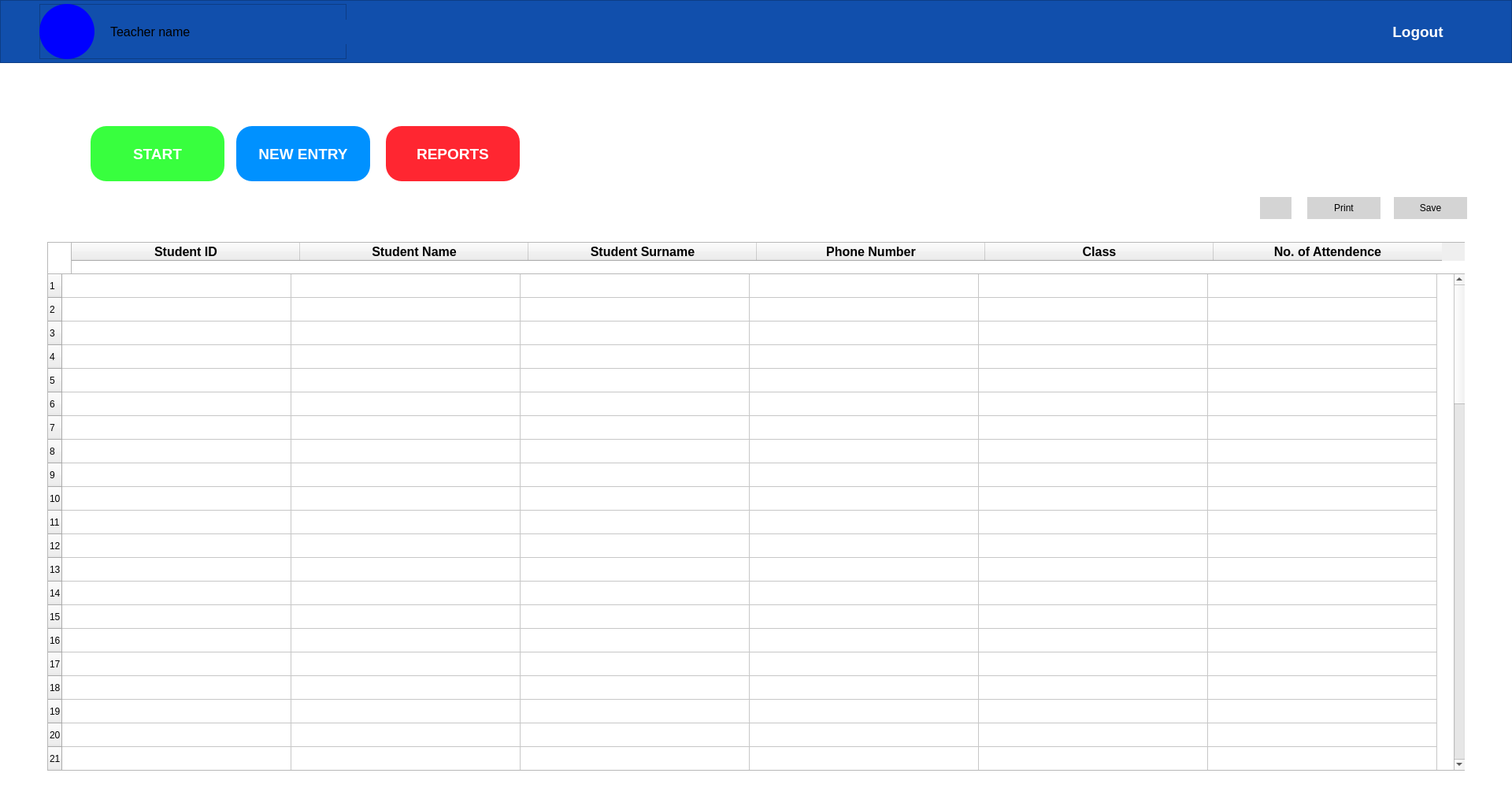
<?xml version="1.0" encoding="UTF-8"?>
<ui version="4.0">
 <class>MainWindow</class>
 <widget class="QMainWindow" name="MainWindow">
  <property name="geometry">
   <rect>
    <x>0</x>
    <y>0</y>
    <width>1920</width>
    <height>1000</height>
   </rect>
  </property>
  <property name="windowTitle">
   <string>MainWindow</string>
  </property>
  <property name="styleSheet">
   <string notr="true">QPushButton{
border-radius :20%;
color: rgb(255, 255, 255); 
}

QMainWindow{
background-color: rgb(255, 255, 255);
}</string>
  </property>
  <widget class="QWidget" name="centralwidget">
   <widget class="QFrame" name="top_bar">
    <property name="geometry">
     <rect>
      <x>0</x>
      <y>0</y>
      <width>1920</width>
      <height>80</height>
     </rect>
    </property>
    <property name="styleSheet">
     <string notr="true">background-color: rgb(17, 79, 172);</string>
    </property>
    <property name="frameShape">
     <enum>QFrame::StyledPanel</enum>
    </property>
    <property name="frameShadow">
     <enum>QFrame::Raised</enum>
    </property>
    <widget class="QFrame" name="idenity">
     <property name="geometry">
      <rect>
       <x>50</x>
       <y>5</y>
       <width>390</width>
       <height>70</height>
      </rect>
     </property>
     <property name="frameShape">
      <enum>QFrame::StyledPanel</enum>
     </property>
     <property name="frameShadow">
      <enum>QFrame::Raised</enum>
     </property>
     <widget class="QLabel" name="profile">
      <property name="geometry">
       <rect>
        <x>0</x>
        <y>0</y>
        <width>70</width>
        <height>70</height>
       </rect>
      </property>
      <property name="styleSheet">
       <string notr="true">border-radius:35%;
background-color: rgb(0, 0, 255);</string>
      </property>
      <property name="text">
       <string/>
      </property>
      <property name="textFormat">
       <enum>Qt::PlainText</enum>
      </property>
      <property name="pixmap">
       <pixmap>../gui/icons/profile.png</pixmap>
      </property>
      <property name="scaledContents">
       <bool>true</bool>
      </property>
     </widget>
     <widget class="QLabel" name="t_name">
      <property name="geometry">
       <rect>
        <x>90</x>
        <y>20</y>
        <width>301</width>
        <height>31</height>
       </rect>
      </property>
      <property name="font">
       <font>
        <pointsize>12</pointsize>
       </font>
      </property>
      <property name="text">
       <string>Teacher name</string>
      </property>
     </widget>
    </widget>
    <widget class="QPushButton" name="logout_btn">
     <property name="geometry">
      <rect>
       <x>1710</x>
       <y>20</y>
       <width>181</width>
       <height>41</height>
      </rect>
     </property>
     <property name="font">
      <font>
       <pointsize>14</pointsize>
       <weight>75</weight>
       <bold>true</bold>
      </font>
     </property>
     <property name="cursor">
      <cursorShape>PointingHandCursor</cursorShape>
     </property>
     <property name="text">
      <string>Logout</string>
     </property>
     <property name="icon">
      <iconset>
       <normaloff>../gui/icons/logout.png</normaloff>../gui/icons/logout.png</iconset>
     </property>
    </widget>
   </widget>
   <widget class="QPushButton" name="start_btn">
    <property name="geometry">
     <rect>
      <x>115</x>
      <y>160</y>
      <width>170</width>
      <height>70</height>
     </rect>
    </property>
    <property name="font">
     <font>
      <family>MS Shell Dlg 2</family>
      <pointsize>14</pointsize>
      <weight>75</weight>
      <bold>true</bold>
     </font>
    </property>
    <property name="cursor">
     <cursorShape>PointingHandCursor</cursorShape>
    </property>
    <property name="styleSheet">
     <string notr="true">QPushButton{
background-color: rgb(56, 255, 62);
}
QPushButton:hover{
background-color: rgb(4, 240, 0);
}</string>
    </property>
    <property name="text">
     <string>START</string>
    </property>
   </widget>
   <widget class="QPushButton" name="insert_btn">
    <property name="geometry">
     <rect>
      <x>300</x>
      <y>160</y>
      <width>170</width>
      <height>70</height>
     </rect>
    </property>
    <property name="font">
     <font>
      <pointsize>14</pointsize>
      <weight>75</weight>
      <bold>true</bold>
     </font>
    </property>
    <property name="cursor">
     <cursorShape>PointingHandCursor</cursorShape>
    </property>
    <property name="styleSheet">
     <string notr="true">QPushButton{
background-color: rgb(0, 145, 255);
color:#ffffff;
}
QPushButton:hover{
background-color: rgb(1, 98, 255);
}</string>
    </property>
    <property name="text">
     <string>NEW ENTRY</string>
    </property>
   </widget>
   <widget class="QPushButton" name="report_btn">
    <property name="geometry">
     <rect>
      <x>490</x>
      <y>160</y>
      <width>170</width>
      <height>70</height>
     </rect>
    </property>
    <property name="font">
     <font>
      <pointsize>14</pointsize>
      <weight>75</weight>
      <bold>true</bold>
     </font>
    </property>
    <property name="cursor">
     <cursorShape>PointingHandCursor</cursorShape>
    </property>
    <property name="styleSheet">
     <string notr="true">QPushButton{
background-color: rgb(255, 38, 49);
}
QPushButton:hover{
background-color: rgb(216, 0, 3);
}
</string>
    </property>
    <property name="text">
     <string>REPORTS</string>
    </property>
   </widget>
   <widget class="QFrame" name="table">
    <property name="geometry">
     <rect>
      <x>60</x>
      <y>307</y>
      <width>1800</width>
      <height>671</height>
     </rect>
    </property>
    <property name="frameShape">
     <enum>QFrame::StyledPanel</enum>
    </property>
    <property name="frameShadow">
     <enum>QFrame::Raised</enum>
    </property>
    <widget class="QTableWidget" name="header_table">
     <property name="geometry">
      <rect>
       <x>30</x>
       <y>0</y>
       <width>1801</width>
       <height>41</height>
      </rect>
     </property>
     <property name="editTriggers">
      <set>QAbstractItemView::NoEditTriggers</set>
     </property>
     <attribute name="horizontalHeaderVisible">
      <bool>true</bool>
     </attribute>
     <attribute name="horizontalHeaderDefaultSectionSize">
      <number>290</number>
     </attribute>
     <attribute name="verticalHeaderVisible">
      <bool>false</bool>
     </attribute>
     <column>
      <property name="text">
       <string>Student ID</string>
      </property>
      <property name="font">
       <font>
        <pointsize>12</pointsize>
        <weight>75</weight>
        <bold>true</bold>
       </font>
      </property>
     </column>
     <column>
      <property name="text">
       <string>Student Name</string>
      </property>
      <property name="font">
       <font>
        <pointsize>12</pointsize>
        <weight>75</weight>
        <bold>true</bold>
       </font>
      </property>
     </column>
     <column>
      <property name="text">
       <string>Student Surname</string>
      </property>
      <property name="font">
       <font>
        <pointsize>12</pointsize>
        <weight>75</weight>
        <bold>true</bold>
       </font>
      </property>
     </column>
     <column>
      <property name="text">
       <string>Phone Number</string>
      </property>
      <property name="font">
       <font>
        <pointsize>12</pointsize>
        <weight>75</weight>
        <bold>true</bold>
       </font>
      </property>
     </column>
     <column>
      <property name="text">
       <string>Class</string>
      </property>
      <property name="font">
       <font>
        <pointsize>12</pointsize>
        <weight>75</weight>
        <bold>true</bold>
       </font>
      </property>
     </column>
     <column>
      <property name="text">
       <string>No. of Attendence</string>
      </property>
      <property name="font">
       <font>
        <pointsize>12</pointsize>
        <weight>75</weight>
        <bold>true</bold>
       </font>
      </property>
     </column>
    </widget>
    <widget class="QTableWidget" name="tableWidget">
     <property name="geometry">
      <rect>
       <x>0</x>
       <y>40</y>
       <width>1801</width>
       <height>631</height>
      </rect>
     </property>
     <property name="editTriggers">
      <set>QAbstractItemView::NoEditTriggers</set>
     </property>
     <property name="rowCount">
      <number>80</number>
     </property>
     <property name="columnCount">
      <number>6</number>
     </property>
     <attribute name="horizontalHeaderVisible">
      <bool>false</bool>
     </attribute>
     <attribute name="horizontalHeaderDefaultSectionSize">
      <number>291</number>
     </attribute>
     <row/>
     <row/>
     <row/>
     <row/>
     <row/>
     <row/>
     <row/>
     <row/>
     <row/>
     <row/>
     <row/>
     <row/>
     <row/>
     <row/>
     <row/>
     <row/>
     <row/>
     <row/>
     <row/>
     <row/>
     <row/>
     <row/>
     <row/>
     <row/>
     <row/>
     <row/>
     <row/>
     <row/>
     <row/>
     <row/>
     <row/>
     <row/>
     <row/>
     <row/>
     <row/>
     <row/>
     <row/>
     <row/>
     <row/>
     <row/>
     <row/>
     <row/>
     <row/>
     <row/>
     <row/>
     <row/>
     <row/>
     <row/>
     <row/>
     <row/>
     <row/>
     <row/>
     <row/>
     <row/>
     <row/>
     <row/>
     <row/>
     <row/>
     <row/>
     <row/>
     <row/>
     <row/>
     <row/>
     <row/>
     <row/>
     <row/>
     <row/>
     <row/>
     <row/>
     <row/>
     <row/>
     <row/>
     <row/>
     <row/>
     <row/>
     <row/>
     <row/>
     <row/>
     <row/>
     <row/>
     <column/>
     <column/>
     <column/>
     <column/>
     <column/>
     <column/>
    </widget>
   </widget>
   <widget class="QPushButton" name="Print_btn">
    <property name="geometry">
     <rect>
      <x>1660</x>
      <y>250</y>
      <width>93</width>
      <height>28</height>
     </rect>
    </property>
    <property name="cursor">
     <cursorShape>PointingHandCursor</cursorShape>
    </property>
    <property name="styleSheet">
     <string notr="true">QPushButton{
background-color: rgb(212, 212, 212);
color :#000;
}
QPushButton:hover{
background-color: rgb(181, 181, 181);
}</string>
    </property>
    <property name="text">
     <string>Print</string>
    </property>
   </widget>
   <widget class="QPushButton" name="save_btn">
    <property name="geometry">
     <rect>
      <x>1770</x>
      <y>250</y>
      <width>93</width>
      <height>28</height>
     </rect>
    </property>
    <property name="cursor">
     <cursorShape>PointingHandCursor</cursorShape>
    </property>
    <property name="styleSheet">
     <string notr="true">QPushButton{
background-color: rgb(212, 212, 212);
color :#000;
}
QPushButton:hover{
background-color: rgb(181, 181, 181);
}</string>
    </property>
    <property name="text">
     <string>Save</string>
    </property>
   </widget>
   <widget class="QPushButton" name="Print_btn_2">
    <property name="geometry">
     <rect>
      <x>1600</x>
      <y>250</y>
      <width>40</width>
      <height>28</height>
     </rect>
    </property>
    <property name="cursor">
     <cursorShape>PointingHandCursor</cursorShape>
    </property>
    <property name="styleSheet">
     <string notr="true">QPushButton{
background-color: rgb(212, 212, 212);
color :#000;
}
QPushButton:hover{
background-color: rgb(181, 181, 181);
}</string>
    </property>
    <property name="text">
     <string/>
    </property>
    <property name="icon">
     <iconset>
      <normaloff>../gui/icons/sync.png</normaloff>../gui/icons/sync.png</iconset>
    </property>
   </widget>
  </widget>
 </widget>
 <resources/>
 <connections/>
</ui>
